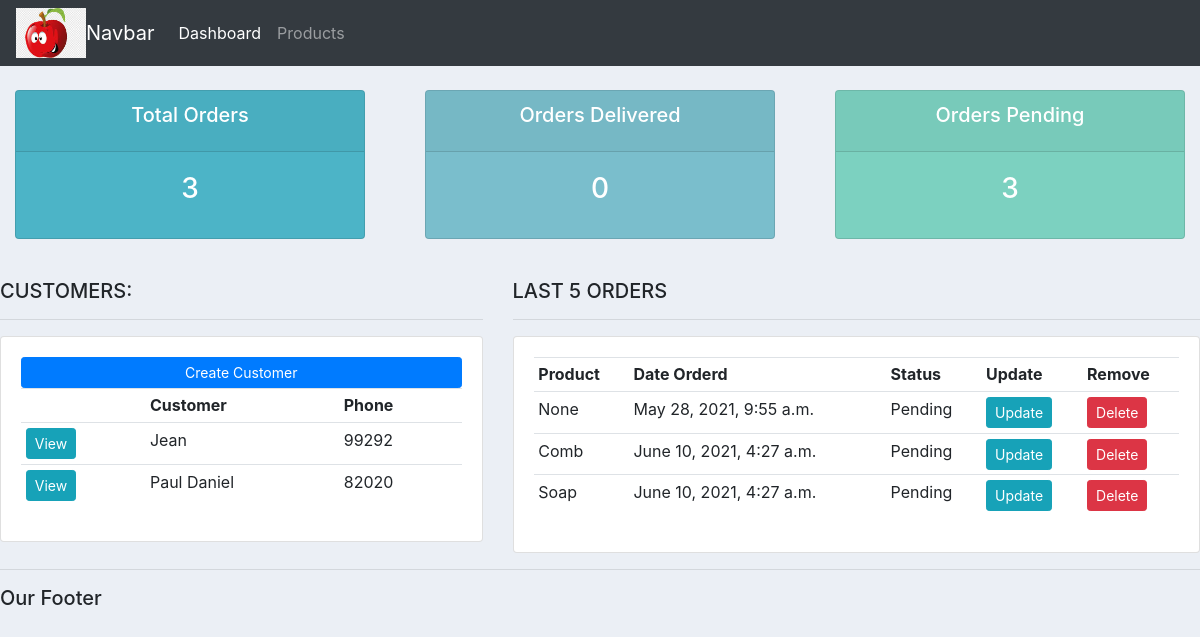
The page / on the database its author committed.
### accounts/models.py (models this page shows, shortened)
class Customer(models.Model):
	name = models.CharField(max_length=200, null=True)
	phone = models.CharField(max_length=200,null=True)
	email = models.CharField(max_length=200,null=True)
	date_created = models.DateTimeField(auto_now_add=True,null=True)

class Order(models.Model):
	STATUS = (
		('Pending', 'Pending'),
		('Out For Delivery', 'Out For Delivery'),
		('Delivered', 'Delivered'),
		)
	customer = models.ForeignKey(Customer,null=True,on_delete=models.SET_NULL)
	product = models.ForeignKey(Product,null=True,on_delete=models.SET_NULL)
	date_created = models.DateTimeField(auto_now_add=True,null=True)
	status = models.CharField(max_length=200,null=True,choices=STATUS)
	note = models.CharField(max_length=1000,null=True)

class Product(models.Model):
	CATEGORY = (
		('Indoor', 'Indoor'),
		('Out Door', 'Out Door'),
		)
	name= models.CharField(max_length=200,null=True)
	price= models.FloatField(null=True)
	category= models.CharField(max_length=200,null=True,choices=CATEGORY)
	description= models.CharField(max_length=200,null=True,blank=True)
	date_created= models.DateTimeField(auto_now_add=True,null=True)
	tags = models.ManyToManyField(Tag)
	def __str__(self):
		return self.name

### accounts/views.py (the view)
# urls.py: path('', views.home, name="home"),
def home(request):
	orders = Order.objects.all()
	customers = Customer.objects.all()
	total_customers = customers.count()
	total_orders = orders.count()
	delivered = orders.filter(status='Delivered').count()
	pending = orders.filter(status='Pending').count()
	context = {'orders': orders, 'customers': customers, 'total_orders': total_orders, 'delivered': delivered, 'pending': pending}
	return render(request, 'accounts/dashboard.html', context)

### accounts/templates/accounts/dashboard.html
{% extends 'accounts/main.html' %}
{% block content %}
{%  include 'accounts/status.html' %}
<br>
<div class="row">
	<div class="col-md-5">
		<h5>CUSTOMERS:</h5>
		<hr>
		<div class="card card-body">
			<a class="btn btn-primary  btn-sm btn-block" href="">Create Customer</a>
			<table class="table table-sm">
				<tr>
					<th></th>
					<th>Customer</th>
					<th>Phone</th>
				</tr>
				{% for customer in customers %}
					<tr>
						<td><a class="btn btn-sm  btn-info" href="{% url 'customer' customer.id %}">View</a></td>
						<td>{{customer.name}}</td>
						<td>{{customer.phone}}</td>
					</tr>
				{% endfor %}
			</table>
		</div>
	</div>
	<div class="col-md-7">
		<h5>LAST 5 ORDERS</h5>
		<hr>
		<div class="card card-body">
			<table class="table table-sm">
				<tr>
					<th>Product</th>
					<th>Date Orderd</th>
					<th>Status</th>
					<th>Update</th>
					<th>Remove</th>
				</tr>
				{% for order in orders %}
					<tr>
						<td>{{order.product}}</td>
						<td>{{order.date_created}}</td>
						<td>{{order.status}}</td>
						<td><a class="btn btn-sm  btn-info" href="{% url 'update_order' order.id %}">Update</td>
						<td><a class="btn btn-sm  btn-danger" href="{% url 'delete_order' order.id %}">Delete</td>
					</tr>
				{% endfor %}
			</table>
		</div>
	</div>
</div>
{% endblock %}

### static/css/main.css (style rules this page uses)
body { background-color: #ebeff5; }

### rows shown on the page
Customer: name "Jean", phone "99292"
Customer: name "Paul Daniel", phone "82020"
Order: product "None", date_created "May 28, 2021, 9:55 a.m.", status "Pending"
Order: product "Comb", date_created "June 10, 2021, 4:27 a.m.", status "Pending"
Order: product "Soap", date_created "June 10, 2021, 4:27 a.m.", status "Pending"

### other values the page prints
{{ total_orders }} "3"
{{ delivered }} "0"
{{ pending }} "3"
